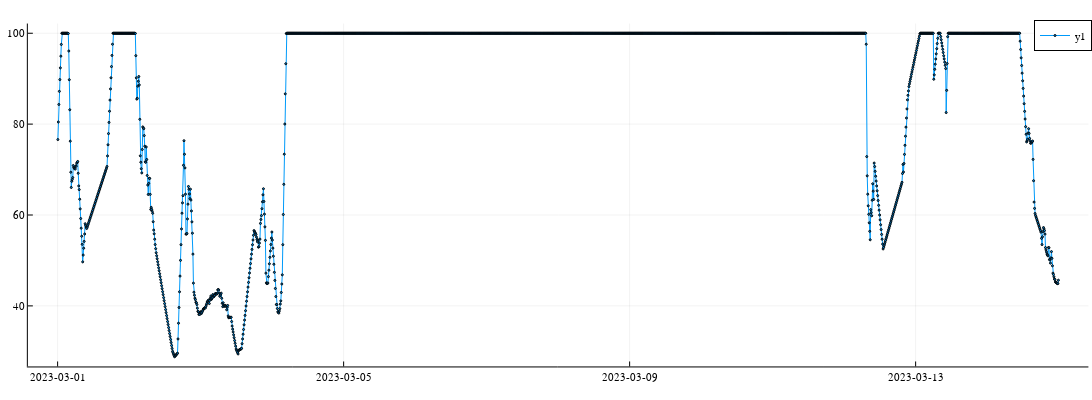

The cell this chart's notebook holds for it:
### Code cell
import BasicInterpolators as BI

interpolator = BI.LinearInterpolator(data_hum[:, :ts_unix], data_hum[:, :value])

@transform!(data_hum_resampled, @byrow :value = interpolator(:ts_unix))

display(data_hum_resampled)
@df data_hum_resampled plot(:ts, :value, marker=:circle, markersize=1)
plot!(size=(1200,400))

### Figure 1 — Plotly figure (JSON) as saved in the notebook; plotly's stock layout.template omitted (floating-point values rounded to 4 significant figures; data arrays with more than 128 entries replaced by an {"elided": "..."} marker saying what was removed)
{"data": [{"colorbar": {"len": 0.9525, "title": "", "x": 0.9967, "y": 0.5139}, "legendgroup": "y1", "line": {"color": "rgba(0, 154, 250, 1.000)", "dash": "solid", "shape": "linear", "width": 1}, "marker": {"color": "rgba(0, 154, 250, 1.000)", "line": {"color": "rgba(0, 0, 0, 1.000)", "width": 1}, "size": 2, "symbol": "circle"}, "mode": "lines+markers", "name": "y1", "showlegend": true, "type": "scatter", "x": {"elided": "2016 int values"}, "xaxis": "x", "y": {"elided": "2016 float values"}, "yaxis": "y"}], "layout": {"annotations": [], "height": 400, "legend": {"bgcolor": "rgba(255, 255, 255, 1.000)", "bordercolor": "rgba(0, 0, 0, 1.000)", "borderwidth": 1, "font": {"color": "rgba(0, 0, 0, 1.000)", "family": "sans-serif", "size": 11}, "title": {"font": {"color": "rgba(0, 0, 0, 1.000)", "family": "sans-serif", "size": 15}, "text": ""}, "tracegroupgap": 0, "traceorder": "normal", "x": 1, "xanchor": "auto", "y": 1, "yanchor": "auto"}, "margin": {"b": 20, "l": 0, "r": 0, "t": 20}, "paper_bgcolor": "rgba(255, 255, 255, 1.000)", "plot_bgcolor": "rgba(255, 255, 255, 1.000)", "showlegend": true, "width": 1200, "xaxis": {"anchor": "y", "domain": [0.0255, 0.9967], "gridcolor": "rgba(0, 0, 0, 0.100)", "gridwidth": 0.5, "linecolor": "rgba(0, 0, 0, 1.000)", "mirror": false, "range": [63813276031000, 63814557571000], "showgrid": true, "showline": true, "showticklabels": true, "tickangle": 0, "tickcolor": "rgb(0, 0, 0)", "tickfont": {"color": "rgba(0, 0, 0, 1.000)", "family": "sans-serif", "size": 11}, "tickmode": "array", "ticks": "inside", "ticktext": ["2023-03-01", "2023-03-05", "2023-03-09", "2023-03-13"], "tickvals": [63813312000000, 63813657600000, 63814003200000, 63814348800000], "title": "", "titlefont": {"color": "rgba(0, 0, 0, 1.000)", "family": "sans-serif", "size": 15}, "type": "-", "visible": true, "zeroline": false, "zerolinecolor": "rgba(0, 0, 0, 1.000)"}, "yaxis": {"anchor": "x", "domain": [0.03762, 0.9902], "gridcolor": "rgba(0, 0, 0, 0.100)", "gridwidth": 0.5, "linecolor": "rgba(0, 0, 0, 1.000)", "mirror": false, "range": [26.67, 102.1], "showgrid": true, "showline": true, "showticklabels": true, "tickangle": 0, "tickcolor": "rgb(0, 0, 0)", "tickfont": {"color": "rgba(0, 0, 0, 1.000)", "family": "sans-serif", "size": 11}, "tickmode": "array", "ticks": "inside", "ticktext": ["40", "60", "80", "100"], "tickvals": [40, 60, 80, 100], "title": "", "titlefont": {"color": "rgba(0, 0, 0, 1.000)", "family": "sans-serif", "size": 15}, "type": "-", "visible": true, "zeroline": false, "zerolinecolor": "rgba(0, 0, 0, 1.000)"}}}
